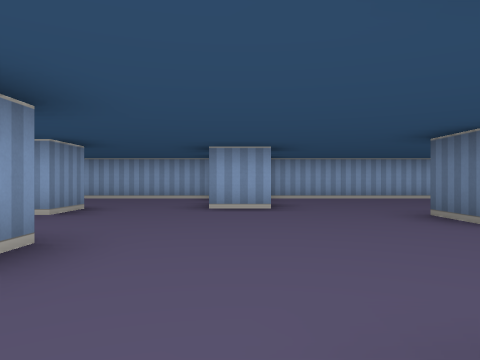
view 1 (above)

21 first-person views from a walk through a cub3D level. The camera is about half as high as the walls, looks level and sees 70° across. The floor is counted in squares. Each view is taken from the middle of a square. On the plan, view 1 faces up. The plan holds only what a view shows up to about 9 squares ahead; the rest is blank.

view 2
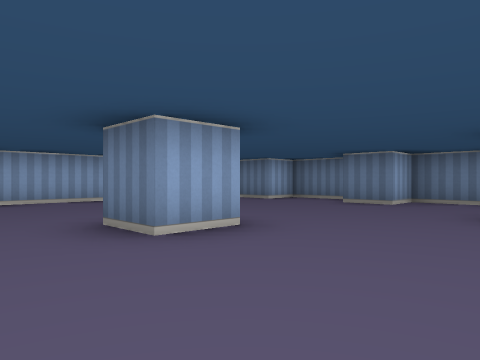

view 3
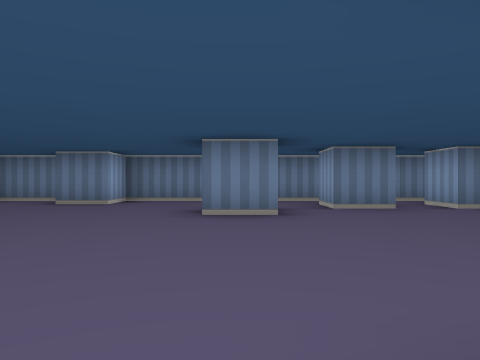

view 4
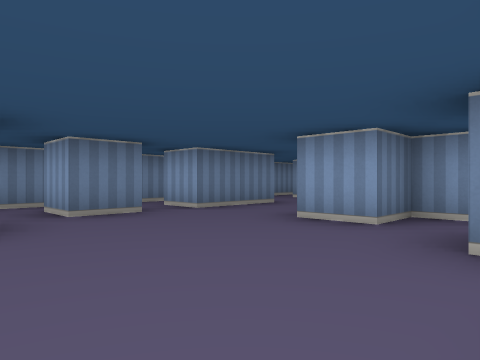

view 5
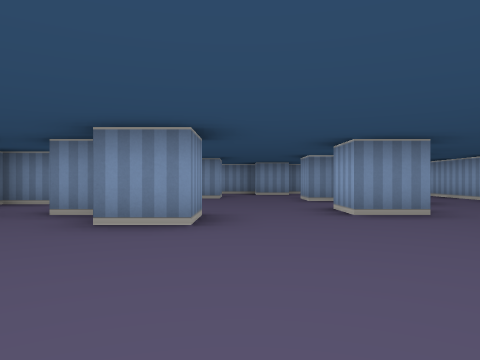

view 6
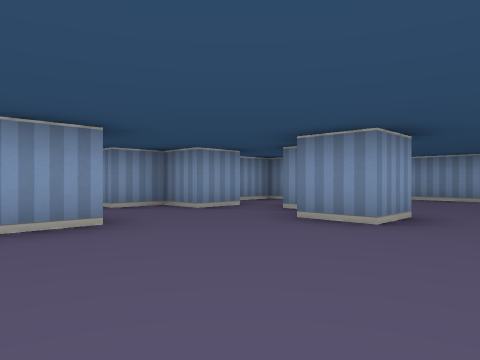

view 7
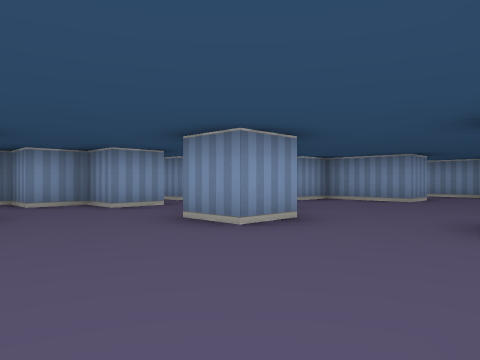

view 8
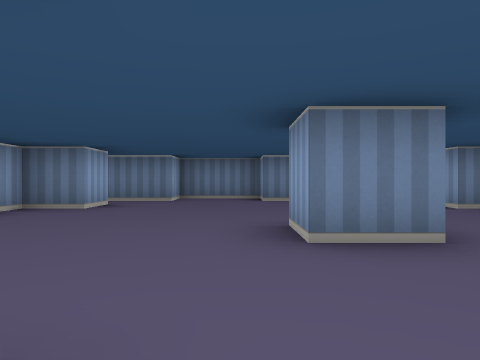

view 9
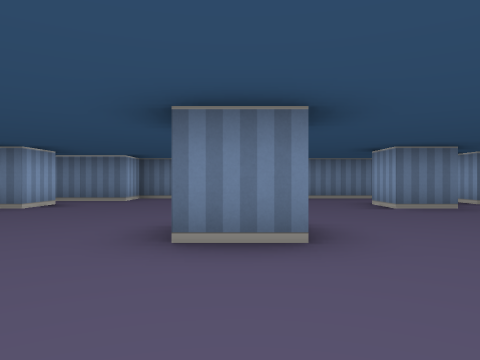

view 10
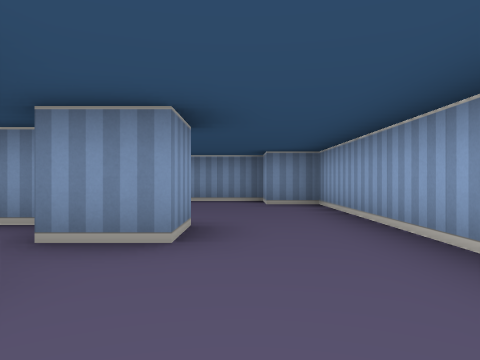

view 11
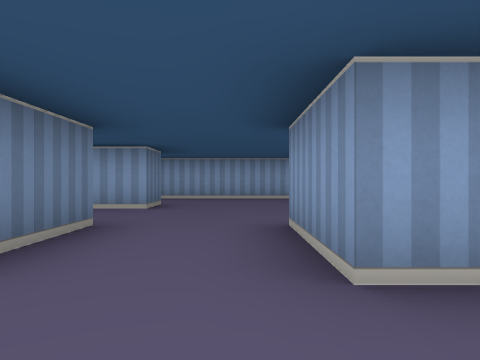

view 12
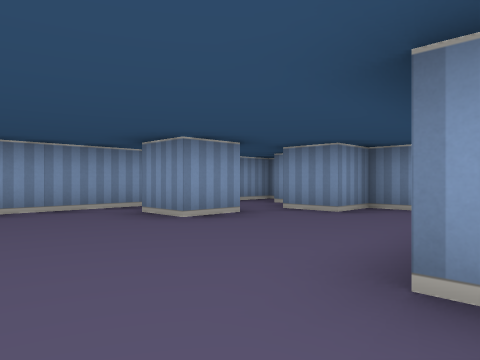

view 13
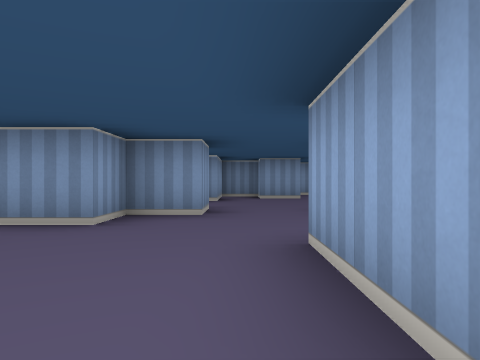

view 14
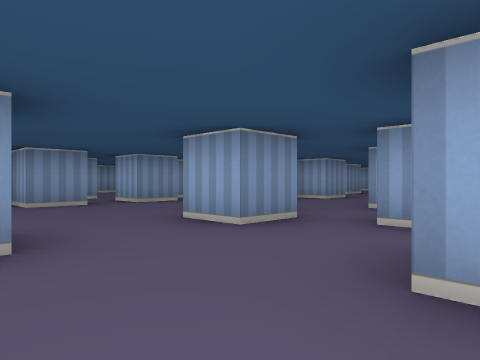

view 15
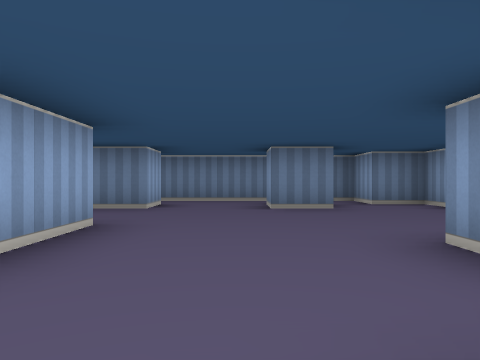

view 16
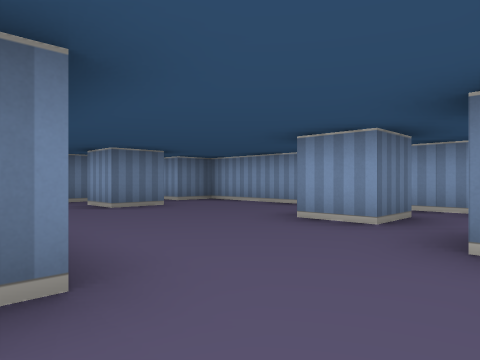

view 17
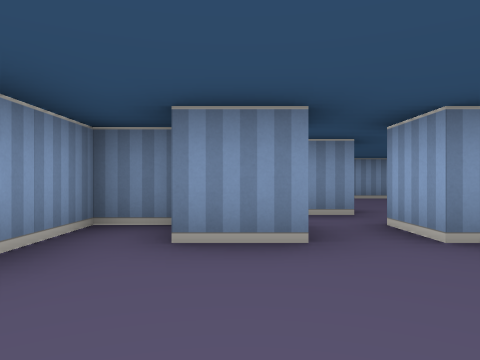

view 18
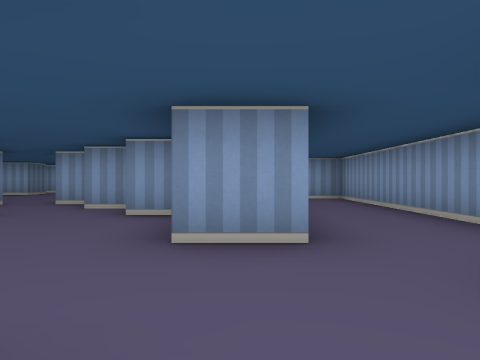

view 19
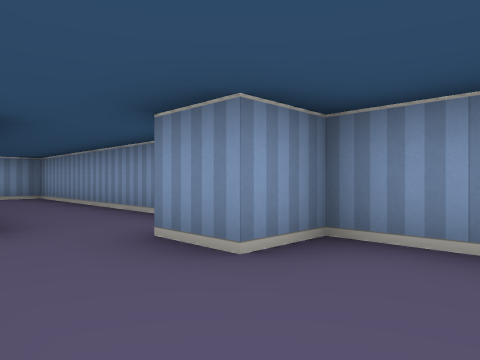

view 20
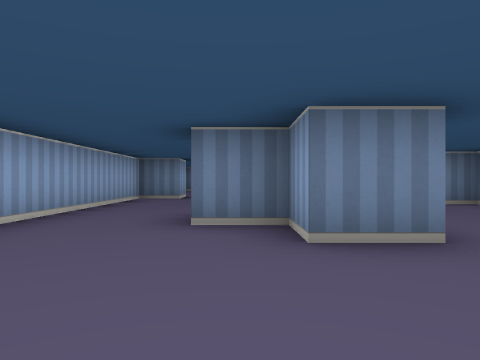

view 21
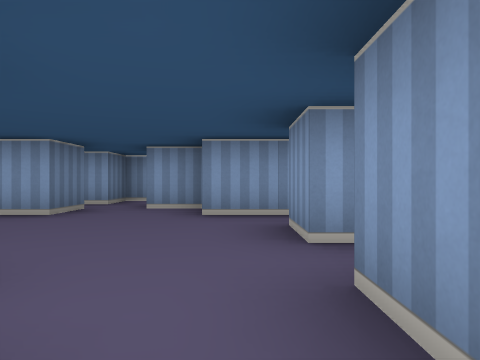

### Floor plan
Key: @ floor where view 1 was taken; # wall or solid block; . floor.
Columns run from 10 left of view 1 to 9 right of it. Each row starts with its distance up from view 1.
  9  ################
  8 ##........#.....#.#
  7 #.................##
  6 #....#....#........#
  5 #...##.#...........#
  4 ##...........#....##
  3 #..................#
  2 #..#....#..........#
  1 #..#...##.......#..#
  0 #..##.....@#.......#
 -1 #...##..#........#.#
 -2 #....##.##..#......#
 -3 #.  #....##...#..#.#
 -4 ##    #......##..#.#
 -5      ##............#
 -6       ##..#........#
 -7        ##.##.....#.#
 -8          .##.#.....#
 -9          ##.......##
-10          ##########

Where each view was taken, in squares from view 1:
view 1: 0 up, 0 right, facing up
view 2: 1 up, 1 right, facing up-right
view 3: 1 up, 1 right, facing right
view 4: 1 up, 2 right, facing down-right
view 5: 3 up, 2 right, facing left
view 6: 4 up, 2 right, facing down-left
view 7: 5 up, 1 right, facing down-left
view 8: 5 up, 0 right, facing right
view 9: 4 up, 0 right, facing right
view 10: 7 up, 2 left, facing left
view 11: 1 down, 5 right, facing down
view 12: 4 down, 6 right, facing down-left
view 13: 5 down, 5 right, facing left
view 14: 6 down, 3 right, facing up-left
view 15: 6 down, 1 right, facing right
view 16: 4 down, 1 right, facing down-right
view 17: 4 down, 1 left, facing left
view 18: 5 up, 7 left, facing down
view 19: 6 up, 7 left, facing down-left
view 20: 6 up, 9 left, facing right
view 21: 1 down, 3 left, facing down
